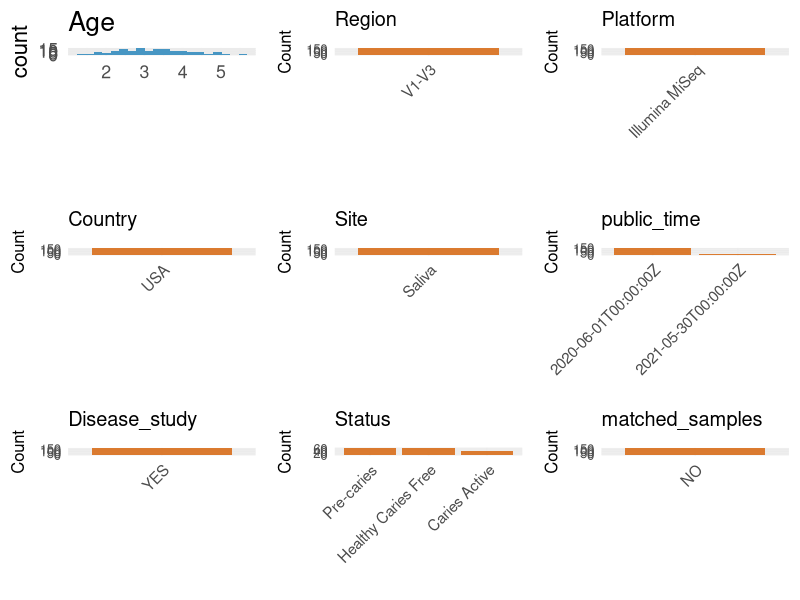

Write R code to recreate this figure. (Note: this script raises an error after producing the figure.)
## ---- chunk 1
# Load necessary libraries
library(dplyr)
library(ggplot2)
library(cowplot)
library(readxl)

# Set working directory (update this path to your local directory)
setwd("/home/cjj/projects/collect_oral_data/global-oral-microbiome/data/tmp/PRJNA622300")

# table1 <- read_excel("CRA006039.xlsx")
# write.csv(table1, "CRA006039.csv", row.names = FALSE)

initial_meta<-read.csv("SraRunTable.csv",header = T)
colnames(initial_meta)

initial_meta <- initial_meta %>%
  filter(env_medium == "Saliva")

# 
# # initial_meta <- initial_meta[grepl("16s", initial_meta$sample_name, ignore.case = TRUE), ]
# initial_meta$BioProject = initial_meta$Project.accession
# initial_meta$Run = initial_meta$Accession
head(initial_meta , n=8)


## ---- chunk 2
# Create a uniform metadata dataframe
metadata <- data.frame(
  BioProject = initial_meta$BioProject,
  Run = initial_meta$Run,
  stringsAsFactors = FALSE
)
## ---- chunk 3
# Create a uniform metadata dataframe
metadata <- data.frame(
  BioProject = initial_meta$BioProject,
  Run = initial_meta$Run,
  sample_name = initial_meta$host_subject_id,
  Age = as.numeric(initial_meta$Host_Age),
  BMI = NA_character_,
  Sex= NA_character_,
  Region = "V1-V3",
  Platform = initial_meta$Instrument,
  Country = initial_meta$geo_loc_name_country,
  Site = initial_meta$env_medium,
  public_time = initial_meta$ReleaseDate,
  Disease_study = 'YES',
  Status = initial_meta$env_local_scale,
  stringsAsFactors = FALSE
)
## ---- chunk 4
# Add information obtained from the publication
metadata_clean <- metadata
metadata_clean$PCR_primers <- NA_character_
metadata_clean$title <- "Oral Microbiota Composition Predicts Early Childhood Caries Onset"

metadata_clean$sample_name <- metadata$sample_name

# metadata_clean$Status <-  metadata$Status
metadata_clean$Status <- metadata$Status

metadata_clean$matched_samples <- "NO"
# metadata_clean$Sex <- ifelse(metadata_clean$Sex == "female", "F",
#                       ifelse(metadata_clean$Sex == "male", "M",metadata_clean$Sex))


# metadata_clean$Site <- ifelse(grepl("sal", metadata$Status), "saliva", "mucosa")


# Use cleaned dataset for subsequent analysis
metadata <- metadata_clean
## ---- chunk 5
# Check the number of unique runs and sample names
print(paste("Number of unique runs:", length(unique(metadata$Run))))
print(paste("Number of unique sample names:", length(unique(metadata$sample_name))))
## ---- chunk 6
# 加载必要的包
library(dplyr)
library(ggplot2)
library(cowplot)

# 1. 准备数据
plot_data <- metadata %>%
  select(
    -any_of(c("BioProject", "Run", "sample_name", "title","PCR_primers"))
  ) %>%
  select(where(~!all(is.na(.))))

# 2. 循环绘图
plots <- list()
for (col_name in names(plot_data)) {
  if (is.numeric(plot_data[[col_name]])) {
    p <- ggplot(plot_data, aes(x = .data[[col_name]])) +
      geom_histogram(bins = 20, fill = "#0072B2", alpha = 0.7, na.rm = TRUE) +
      labs(title = col_name, x = NULL) +
      theme_minimal(base_size = 16)
  } else {
    p <- plot_data %>%
      count(.data[[col_name]], sort = TRUE, name = "Count") %>%
      ggplot(aes(x = reorder(.data[[col_name]], -Count), y = Count)) +
      geom_col(fill = "#D55E00", alpha = 0.8) +
      labs(title = col_name, x = NULL, y = "Count") +
      theme_minimal(base_size = 12) +
      theme(axis.text.x = element_text(angle = 45, hjust = 1, size = 11))
  }
  plots[[col_name]] <- p
}

# 3. 【已修复】自动组合并动态调整尺寸后保存
if (length(plots) > 0) {
  
  # --- 这是你需要添加的关键部分 ---
  n_plots <- length(plots)
  n_cols <- 3 
  n_rows <- ceiling(n_plots / n_cols) 
  # 根据行数动态设置输出图片的高度 (例如，每行给4英寸)
  dynamic_height <- n_rows * 4 
  
  p_final <- plot_grid(plotlist = plots, ncol = n_cols, align = "hv")
  
  # 使用动态计算出的高度来保存图像
  ggsave("Metadata_Summary.png", plot = p_final, width = 12, height = dynamic_height, dpi = 150, bg = "white")
  
  print(paste("图像已生成, 动态高度为:", dynamic_height))
  
} else {
  print("没有可以绘制的列。")
}
## ---- chunk 7
knitr::include_graphics("Metadata_Summary.png")
## ---- chunk 8
# Reorder columns to match the desired format
metadata <- metadata[, c(
  "BioProject", "Run", "sample_name", "Age", "BMI", "Sex", 
  "Region", "Platform", "Country", "Site", "public_time", 
  "PCR_primers", "title", "Disease_study", "Status","matched_samples"
)]

# Export the uniform metadata to a CSV file
write.csv(metadata, file = "metadata.csv", quote = TRUE)
head(metadata)
## ---- chunk 9
# Reorder columns to match the desired format
metadata <- metadata[, c(
  "BioProject", "Run"
)]

# Export the uniform metadata to a CSV file
write.csv(metadata, file = "metadata.csv", quote = TRUE)
head(metadata)
